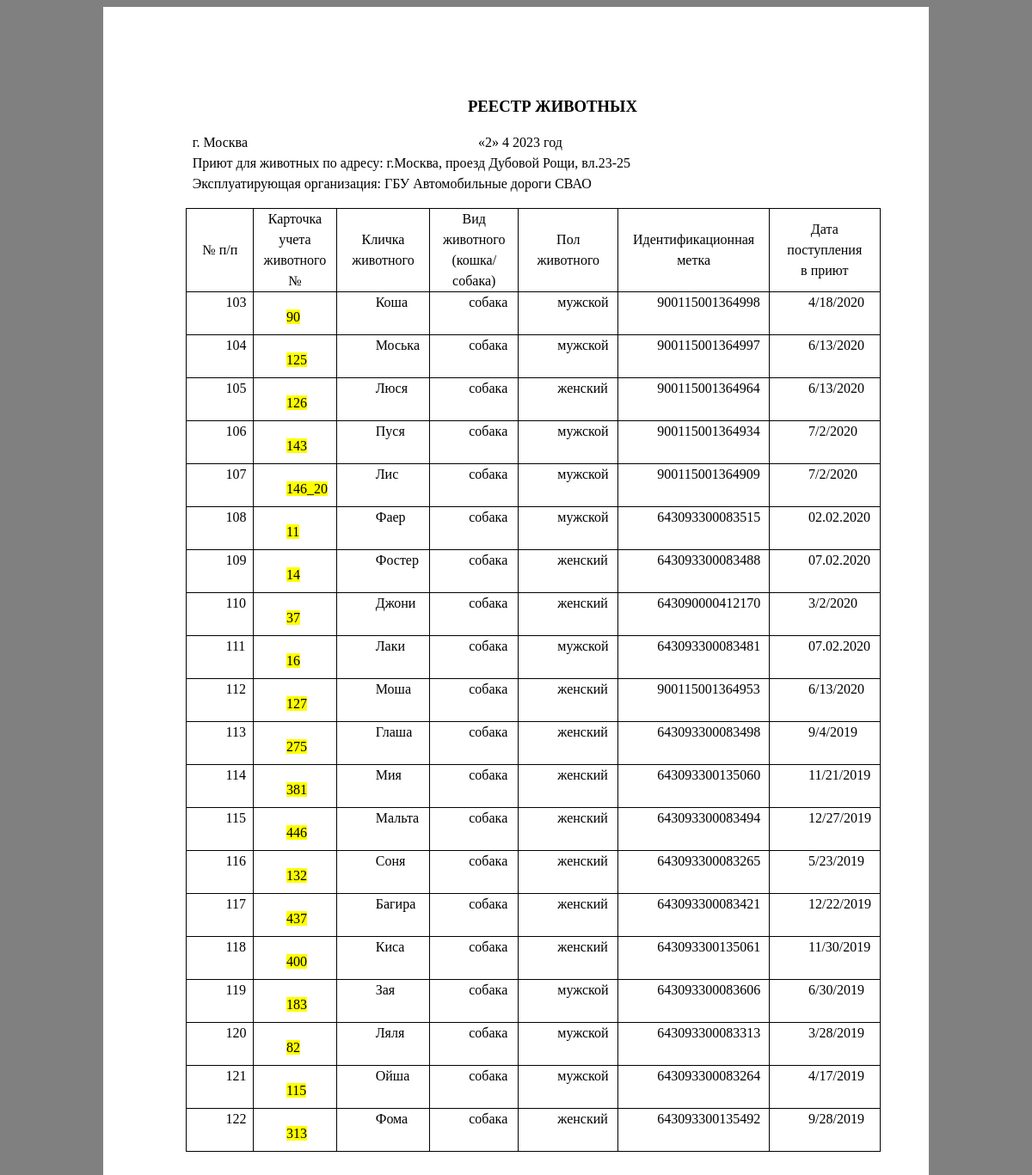
The page /pril4_for_duborosh.php on the database its author committed.
### pril4_for_duborosh.php (the view, shortened to what this page needs)
<html>
<?php
require_once('ConnectDB.php');
$sql = "SELECT * FROM `TABLE 1` WHERE `адрес приюта` LIKE '%Дубовой Рощи%' ";
$result = mysqli_query($connect, $sql);
?>
<head>
</head>
<body style="background-color:gray;">
	<div class="c24" style="width:800; height:1331; background-color:white;   margin: auto;">
		<p class="c22"><span class="c23">РЕЕСТР ЖИВОТНЫХ</span></p>
		<p class="c16" id="h.gjdgxs"><span class="c9"></span></p>
		<p class="c10"><span class="c3">г. Москва
		<?php
		$today = getdate();
		echo "«",$today['mday'],"»        ",$today['mon'],"       ",$today['year'],"  год";?></span></p>
		<p class="c10"><span class="c3"><?php
		echo	"Приют для животных по адресу: г.Москва, проезд Дубовой Рощи, вл.23-25" ?></span></p>
		<p class="c10"><span class="c3"><?php
		echo "Эксплуатирующая организация: ГБУ Автомобильные дороги СВАО" ?></span></p>
		<p class="c0"><span class="c3"></span></p><a id="t.43100d12c1eff6a5d3b3e8719d279bee0baf432d"></a><a id="t.0"></a>
		<table class="c5">
			<tbody>
				<tr class="c21">
					<td class="c15" colspan="1" rowspan="1">
						<p class="c14"><span class="c3">№ п/п</span></p>
					</td>
					<td class="c18" colspan="1" rowspan="1">
						<p class="c14"><span>Карточка учета животного №</span></p>
					</td>
					<td class="c20" colspan="1" rowspan="1">
						<p class="c14"><span class="c3">Кличка животного</span></p>
					</td>
					<td class="c17" colspan="1" rowspan="1">
						<p class="c14"><span class="c3">Вид животного (кошка/собака)</span></p>
					</td>
					<td class="c20" colspan="1" rowspan="1">
						<p class="c14"><span class="c3">Пол животного</span></p>
					</td>
					<td class="c19" colspan="1" rowspan="1">
						<p class="c14"><span class="c3">Идентификационная метка</span></p>
					</td>
					<td class="c20" colspan="1" rowspan="1">
						<p class="c14"><span class="c3">Дата поступления</span></p>
						<p class="c14"><span class="c3">в приют</span></p>
					</td>
				</tr>
				<?php while($row = mysqli_fetch_assoc($result)) {?>
				<tr class="c12">
					<td class="c13" colspan="1" rowspan="1">
						<p class="c0"><span class="c3"><?php echo $row['п/п']; ?></span></p>
					</td>
					<td class="c1" colspan="1" rowspan="1">
						<p class="c0"><span class="c3 c11"><?php echo $row['карточка учета животного №']; ?></span><p>
					</td>
					<td class="c8" colspan="1" rowspan="1">
						<p class="c0"><span class="c3"><?php echo $row['кличка']; ?></span></p>
					</td>
					<td class="c4" colspan="1" rowspan="1">
						<p class="c0"><span class="c3"></span><?php echo $row['вид']; ?></p>
					</td>
					<td class="c8" colspan="1" rowspan="1">
						<p class="c0"><span class="c3"></span><?php echo $row['пол']; ?></p>
					</td>
					<td class="c8" height = 50pt colspan="1" rowspan="1">
						<p class="c0"><span class="c3"></span><?php echo $row['идентификационная метка']; ?></p>
					</td>
					<td class="c8" colspan="1" rowspan="1">
						<p class="c0"><span class="c3"></span><?php echo $row['дата поступления в приют']; ?></p>
					</td>
				<?php } ?>
			</tbody>
		</table>
		<p class="c25"><span class="c9"></span></p>
	</div>
</body>
</html>

### rows shown on the page
table 1: value "103", value "90", кличка "Коша", вид "собака", пол "мужской", идентификационная метка "900115001364998", дата поступления в приют "4/18/2020"
table 1: value "104", value "125", кличка "Моська", вид "собака", пол "мужской", идентификационная метка "900115001364997", дата поступления в приют "6/13/2020"
table 1: value "105", value "126", кличка "Люся", вид "собака", пол "женский", идентификационная метка "900115001364964", дата поступления в приют "6/13/2020"
table 1: value "106", value "143", кличка "Пуся", вид "собака", пол "мужской", идентификационная метка "900115001364934", дата поступления в приют "7/2/2020"
table 1: value "107", value "146_20", кличка "Лис", вид "собака", пол "мужской", идентификационная метка "900115001364909", дата поступления в приют "7/2/2020"
table 1: value "108", value "11", кличка "Фаер", вид "собака", пол "мужской", идентификационная метка "643093300083515", дата поступления в приют "02.02.2020"
table 1: value "109", value "14", кличка "Фостер", вид "собака", пол "женский", идентификационная метка "643093300083488", дата поступления в приют "07.02.2020"
table 1: value "110", value "37", кличка "Джони", вид "собака", пол "женский", идентификационная метка "643090000412170", дата поступления в приют "3/2/2020"
table 1: value "111", value "16", кличка "Лаки", вид "собака", пол "мужской", идентификационная метка "643093300083481", дата поступления в приют "07.02.2020"
table 1: value "112", value "127", кличка "Моша", вид "собака", пол "женский", идентификационная метка "900115001364953", дата поступления в приют "6/13/2020"
table 1: value "113", value "275", кличка "Глаша", вид "собака", пол "женский", идентификационная метка "643093300083498", дата поступления в приют "9/4/2019"
table 1: value "114", value "381", кличка "Мия", вид "собака", пол "женский", идентификационная метка "643093300135060", дата поступления в приют "11/21/2019"
table 1: value "115", value "446", кличка "Мальта", вид "собака", пол "женский", идентификационная метка "643093300083494", дата поступления в приют "12/27/2019"
table 1: value "116", value "132", кличка "Соня", вид "собака", пол "женский", идентификационная метка "643093300083265", дата поступления в приют "5/23/2019"
table 1: value "117", value "437", кличка "Багира", вид "собака", пол "женский", идентификационная метка "643093300083421", дата поступления в приют "12/22/2019"
table 1: value "118", value "400", кличка "Киса", вид "собака", пол "женский", идентификационная метка "643093300135061", дата поступления в приют "11/30/2019"
table 1: value "119", value "183", кличка "Зая", вид "собака", пол "мужской", идентификационная метка "643093300083606", дата поступления в приют "6/30/2019"
table 1: value "120", value "82", кличка "Ляля", вид "собака", пол "мужской", идентификационная метка "643093300083313", дата поступления в приют "3/28/2019"
table 1: value "121", value "115", кличка "Ойша", вид "собака", пол "мужской", идентификационная метка "643093300083264", дата поступления в приют "4/17/2019"
table 1: value "122", value "313", кличка "Фома", вид "собака", пол "женский", идентификационная метка "643093300135492", дата поступления в приют "9/28/2019"

### other values the page prints
$today['mday'] "2"
$today['mon'] "4"
$today['year'] "2023"
